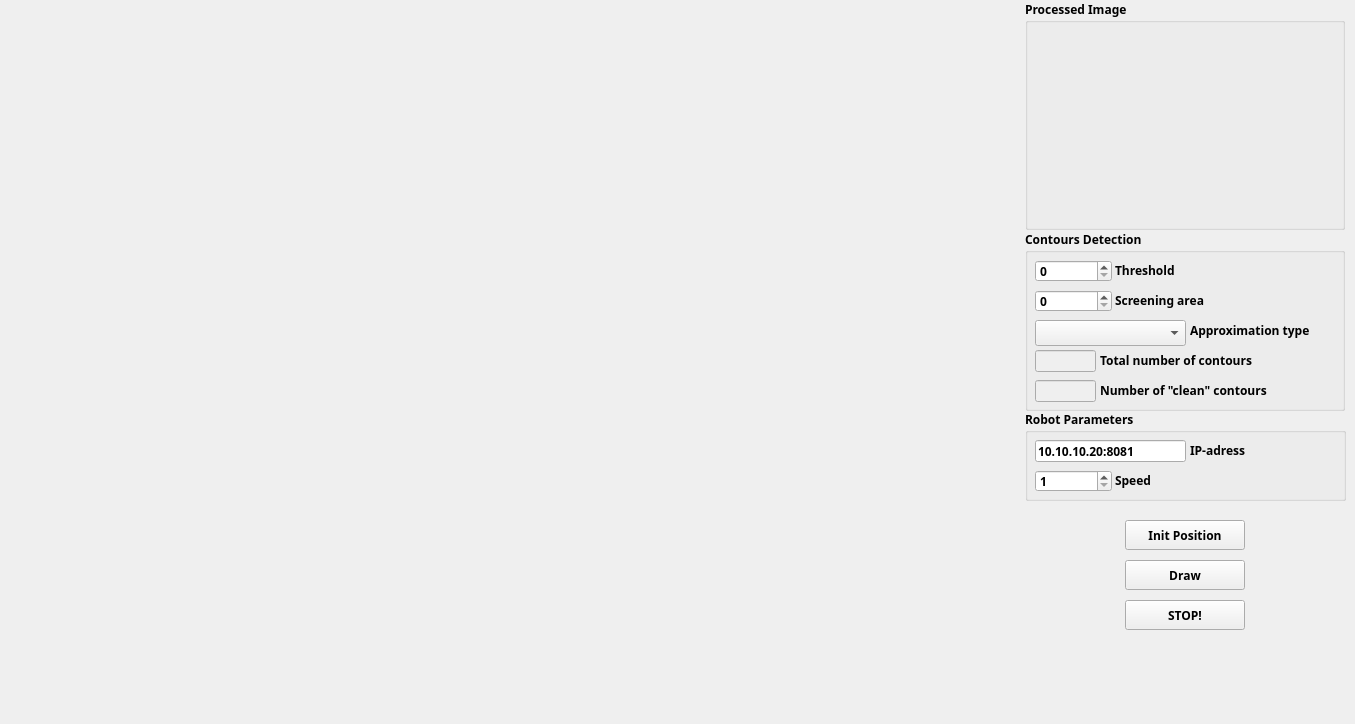
    <widget class="QWidget" name="tabRobotInteraction">
     <attribute name="title">
      <string>Robot Interaction</string>
     </attribute>
     <widget class="QLabel" name="pictureBoxOutput2">
      <property name="geometry">
       <rect>
        <x>20</x>
        <y>40</y>
        <width>990</width>
        <height>675</height>
       </rect>
      </property>
      <property name="frameShape">
       <enum>QFrame::NoFrame</enum>
      </property>
      <property name="frameShadow">
       <enum>QFrame::Plain</enum>
      </property>
      <property name="lineWidth">
       <number>1</number>
      </property>
      <property name="text">
       <string/>
      </property>
      <property name="scaledContents">
       <bool>false</bool>
      </property>
      <property name="alignment">
       <set>Qt::AlignLeading|Qt::AlignLeft|Qt::AlignVCenter</set>
      </property>
      <property name="wordWrap">
       <bool>false</bool>
      </property>
     </widget>
     <widget class="QGroupBox" name="groupBoxContours">
      <property name="geometry">
       <rect>
        <x>1025</x>
        <y>230</y>
        <width>320</width>
        <height>181</height>
       </rect>
      </property>
      <property name="font">
       <font>
        <family>Segoe UI Semibold</family>
        <pointsize>9</pointsize>
        <weight>75</weight>
        <bold>true</bold>
       </font>
      </property>
      <property name="styleSheet">
       <string notr="true"/>
      </property>
      <property name="title">
       <string>Contours Detection</string>
      </property>
      <widget class="QSpinBox" name="spinBoxThreshold">
       <property name="enabled">
        <bool>true</bool>
       </property>
       <property name="geometry">
        <rect>
         <x>10</x>
         <y>30</y>
         <width>77</width>
         <height>22</height>
        </rect>
       </property>
       <property name="font">
        <font>
         <family>Segoe UI Semibold</family>
         <pointsize>9</pointsize>
         <weight>75</weight>
         <bold>true</bold>
        </font>
       </property>
       <property name="maximum">
        <number>500</number>
       </property>
      </widget>
      <widget class="QLabel" name="labelContours1">
       <property name="geometry">
        <rect>
         <x>90</x>
         <y>30</y>
         <width>221</width>
         <height>20</height>
        </rect>
       </property>
       <property name="font">
        <font>
         <family>Segoe UI Semibold</family>
         <pointsize>9</pointsize>
         <weight>75</weight>
         <bold>true</bold>
        </font>
       </property>
       <property name="styleSheet">
        <string notr="true"/>
       </property>
       <property name="text">
        <string>Threshold</string>
       </property>
      </widget>
      <widget class="QLineEdit" name="textBoxTotal">
       <property name="enabled">
        <bool>false</bool>
       </property>
       <property name="geometry">
        <rect>
         <x>10</x>
         <y>120</y>
         <width>61</width>
         <height>22</height>
        </rect>
       </property>
       <property name="font">
        <font>
         <family>Segoe UI Semibold</family>
         <pointsize>9</pointsize>
         <weight>75</weight>
         <bold>true</bold>
        </font>
       </property>
      </widget>
      <widget class="QLineEdit" name="textBoxClean">
       <property name="enabled">
        <bool>false</bool>
       </property>
       <property name="geometry">
        <rect>
         <x>10</x>
         <y>150</y>
         <width>61</width>
         <height>22</height>
        </rect>
       </property>
       <property name="font">
        <font>
         <family>Segoe UI Semibold</family>
         <pointsize>9</pointsize>
         <weight>75</weight>
         <bold>true</bold>
        </font>
       </property>
      </widget>
      <widget class="QLabel" name="labelContours3">
       <property name="geometry">
        <rect>
         <x>75</x>
         <y>120</y>
         <width>231</width>
         <height>20</height>
        </rect>
       </property>
       <property name="font">
        <font>
         <family>Segoe UI Semibold</family>
         <pointsize>9</pointsize>
         <weight>75</weight>
         <bold>true</bold>
        </font>
       </property>
       <property name="text">
        <string>Total number of contours </string>
       </property>
      </widget>
      <widget class="QLabel" name="labelContours4">
       <property name="geometry">
        <rect>
         <x>75</x>
         <y>150</y>
         <width>231</width>
         <height>20</height>
        </rect>
       </property>
       <property name="font">
        <font>
         <family>Segoe UI Semibold</family>
         <pointsize>9</pointsize>
         <weight>75</weight>
         <bold>true</bold>
        </font>
       </property>
       <property name="text">
        <string>Number of &quot;clean&quot; contours </string>
       </property>
      </widget>
      <widget class="QSpinBox" name="spinBoxArea">
       <property name="enabled">
        <bool>true</bool>
       </property>
       <property name="geometry">
        <rect>
         <x>10</x>
         <y>60</y>
         <width>77</width>
         <height>22</height>
        </rect>
       </property>
       <property name="font">
        <font>
         <family>Segoe UI Semibold</family>
         <pointsize>9</pointsize>
         <weight>75</weight>
         <bold>true</bold>
        </font>
       </property>
       <property name="maximum">
        <number>500</number>
       </property>
      </widget>
      <widget class="QLabel" name="labelContours2">
       <property name="geometry">
        <rect>
         <x>90</x>
         <y>60</y>
         <width>221</width>
         <height>20</height>
        </rect>
       </property>
       <property name="font">
        <font>
         <family>Segoe UI Semibold</family>
         <pointsize>9</pointsize>
         <weight>75</weight>
         <bold>true</bold>
        </font>
       </property>
       <property name="text">
        <string>Screening area</string>
       </property>
      </widget>
      <widget class="QComboBox" name="comboBoxApprox">
       <property name="geometry">
        <rect>
         <x>10</x>
         <y>90</y>
         <width>151</width>
         <height>26</height>
        </rect>
       </property>
       <property name="font">
        <font>
         <family>Segoe UI Semibold</family>
         <pointsize>9</pointsize>
         <weight>75</weight>
         <bold>true</bold>
        </font>
       </property>
       <property name="styleSheet">
        <string notr="true"/>
       </property>
      </widget>
      <widget class="QLabel" name="labelContours5">
       <property name="geometry">
        <rect>
         <x>165</x>
         <y>90</y>
         <width>141</width>
         <height>20</height>
        </rect>
       </property>
       <property name="font">
        <font>
         <family>Segoe UI Semibold</family>
         <pointsize>9</pointsize>
         <weight>75</weight>
         <bold>true</bold>
        </font>
       </property>
       <property name="text">
        <string>Approximation type</string>
       </property>
      </widget>
     </widget>
     <widget class="QGroupBox" name="groupBoxProcessed">
      <property name="geometry">
       <rect>
        <x>1025</x>
        <y>0</y>
        <width>320</width>
        <height>230</height>
       </rect>
      </property>
      <property name="font">
       <font>
        <family>Segoe UI Semibold</family>
        <pointsize>9</pointsize>
        <weight>75</weight>
        <bold>true</bold>
       </font>
      </property>
      <property name="title">
       <string>Processed Image</string>
      </property>
      <widget class="QLabel" name="pictureBoxProcessed">
       <property name="geometry">
        <rect>
         <x>14</x>
         <y>30</y>
         <width>291</width>
         <height>191</height>
        </rect>
       </property>
       <property name="frameShape">
        <enum>QFrame::NoFrame</enum>
       </property>
       <property name="frameShadow">
        <enum>QFrame::Plain</enum>
       </property>
       <property name="lineWidth">
        <number>1</number>
       </property>
       <property name="text">
        <string/>
       </property>
       <property name="scaledContents">
        <bool>false</bool>
       </property>
       <property name="alignment">
        <set>Qt::AlignCenter</set>
       </property>
       <property name="wordWrap">
        <bool>false</bool>
       </property>
      </widget>
     </widget>
     <widget class="QGroupBox" name="groupBoxRobot">
      <property name="geometry">
       <rect>
        <x>1025</x>
        <y>410</y>
        <width>321</width>
        <height>91</height>
       </rect>
      </property>
      <property name="font">
       <font>
        <family>Segoe UI Semibold</family>
        <pointsize>9</pointsize>
        <weight>75</weight>
        <bold>true</bold>
       </font>
      </property>
      <property name="title">
       <string>Robot Parameters</string>
      </property>
      <widget class="QLineEdit" name="textBoxIP">
       <property name="geometry">
        <rect>
         <x>10</x>
         <y>30</y>
         <width>151</width>
         <height>22</height>
        </rect>
       </property>
       <property name="font">
        <font>
         <family>Segoe UI Semibold</family>
         <pointsize>9</pointsize>
         <weight>75</weight>
         <bold>true</bold>
        </font>
       </property>
       <property name="text">
        <string>10.10.10.20:8081</string>
       </property>
      </widget>
      <widget class="QLabel" name="labelRobot1">
       <property name="geometry">
        <rect>
         <x>165</x>
         <y>30</y>
         <width>141</width>
         <height>20</height>
        </rect>
       </property>
       <property name="font">
        <font>
         <family>Segoe UI Semibold</family>
         <pointsize>9</pointsize>
         <weight>75</weight>
         <bold>true</bold>
        </font>
       </property>
       <property name="text">
        <string>IP-adress</string>
       </property>
      </widget>
      <widget class="QSpinBox" name="spinBoxSpeed">
       <property name="enabled">
        <bool>true</bool>
       </property>
       <property name="geometry">
        <rect>
         <x>10</x>
         <y>60</y>
         <width>77</width>
         <height>22</height>
        </rect>
       </property>
       <property name="font">
        <font>
         <family>Segoe UI Semibold</family>
         <pointsize>9</pointsize>
         <weight>75</weight>
         <bold>true</bold>
        </font>
       </property>
       <property name="minimum">
        <number>1</number>
       </property>
       <property name="maximum">
        <number>100</number>
       </property>
      </widget>
      <widget class="QLabel" name="labelRobot2">
       <property name="geometry">
        <rect>
         <x>90</x>
         <y>60</y>
         <width>221</width>
         <height>20</height>
        </rect>
       </property>
       <property name="font">
        <font>
         <family>Segoe UI Semibold</family>
         <pointsize>9</pointsize>
         <weight>75</weight>
         <bold>true</bold>
        </font>
       </property>
       <property name="text">
        <string>Speed</string>
       </property>
      </widget>
     </widget>
     <widget class="QPushButton" name="buttonInitPosition">
      <property name="enabled">
       <bool>true</bool>
      </property>
      <property name="geometry">
       <rect>
        <x>1125</x>
        <y>520</y>
        <width>120</width>
        <height>30</height>
       </rect>
      </property>
      <property name="font">
       <font>
        <family>Segoe UI Semibold</family>
        <pointsize>9</pointsize>
        <weight>75</weight>
        <bold>true</bold>
       </font>
      </property>
      <property name="layoutDirection">
       <enum>Qt::LeftToRight</enum>
      </property>
      <property name="styleSheet">
       <string notr="true"/>
      </property>
      <property name="text">
       <string>Init Position</string>
      </property>
      <property name="autoDefault">
       <bool>false</bool>
      </property>
      <property name="default">
       <bool>false</bool>
      </property>
      <property name="flat">
       <bool>false</bool>
      </property>
     </widget>
     <widget class="QPushButton" name="buttonDraw">
      <property name="enabled">
       <bool>true</bool>
      </property>
      <property name="geometry">
       <rect>
        <x>1125</x>
        <y>560</y>
        <width>120</width>
        <height>30</height>
       </rect>
      </property>
      <property name="font">
       <font>
        <family>Segoe UI Semibold</family>
        <pointsize>9</pointsize>
        <weight>75</weight>
        <bold>true</bold>
       </font>
      </property>
      <property name="layoutDirection">
       <enum>Qt::LeftToRight</enum>
      </property>
      <property name="styleSheet">
       <string notr="true"/>
      </property>
      <property name="text">
       <string>Draw</string>
      </property>
      <property name="autoDefault">
       <bool>false</bool>
      </property>
      <property name="default">
       <bool>false</bool>
      </property>
      <property name="flat">
       <bool>false</bool>
      </property>
     </widget>
     <widget class="QPushButton" name="buttonStop">
      <property name="enabled">
       <bool>true</bool>
      </property>
      <property name="geometry">
       <rect>
        <x>1125</x>
        <y>600</y>
        <width>120</width>
        <height>30</height>
       </rect>
      </property>
      <property name="font">
       <font>
        <family>Segoe UI Semibold</family>
        <pointsize>9</pointsize>
        <weight>75</weight>
        <bold>true</bold>
       </font>
      </property>
      <property name="layoutDirection">
       <enum>Qt::LeftToRight</enum>
      </property>
      <property name="styleSheet">
       <string notr="true"/>
      </property>
      <property name="text">
       <string>STOP!</string>
      </property>
      <property name="autoDefault">
       <bool>false</bool>
      </property>
      <property name="default">
       <bool>false</bool>
      </property>
      <property name="flat">
       <bool>false</bool>
      </property>
     </widget>
    </widget>
